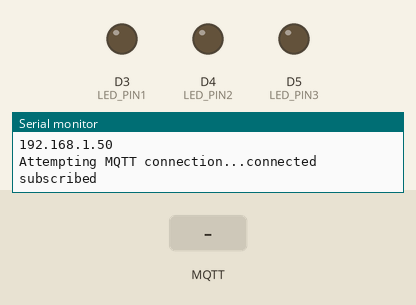
Bench run of a sketch on a simulated ESP8266 (NodeMCU). On the bench: output pins drawn as LEDs (lit = HIGH), the last lines printed to the serial monitor. Inputs (shaded band) come from the test bench. WiFi joins after 1.5 s; servers stay silent unless stated; no MQTT or app messages arrive unless stated.

Above: at 2.7 s.
2.8 s: MQTT message "1" arrives on the first subscribed topic
At 3.7 s:
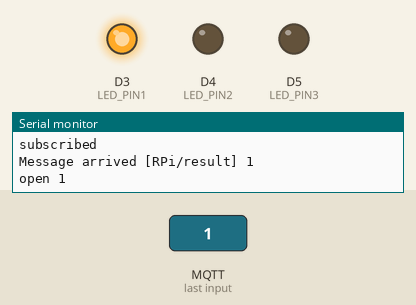
Timing chart, 0 to 12.3 s (numbered marks = the images above; inputs shaded):
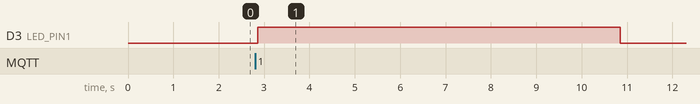

The sketch:

led_re.ino
```cpp
#include <ESP8266WiFi.h>
#include <PubSubClient.h>
#include <Wire.h>
#include <EEPROM.h>
#include <Adafruit_INA219.h>
#include <SoftwareSerial.h>
#include <SPI.h>

#define LED_PIN1 D3
#define LED_PIN2 D4
#define LED_PIN3 D5


//const char *ssid = "SK_WiFiGIGA9A48";  // 와이파이 이름
//const char *pass = "1903003177";      // 와이파이 비밀번호
const char *ssid = "Campus7_Room3_2.4";  // 와이파이 이름
const char *pass = "12345678";      // 와이파이 비밀번호
const char *mqtt_server = "192.168.0.103"; // 라즈베리파이 서버 주소
// MQTT용 WiFi 클라이언트 객체 초기화
char message[50];
String payload = "";

WiFiClient espClient;
PubSubClient client(espClient);


void mqtt_init() {
    client.setServer(mqtt_server, 1883);
    // subscriber인경우 메시지 수신시 호출할 콜백 함수 등록
   client.setCallback(callback);
}

void callback(char* topic, byte* payload, unsigned int length) {
 Serial.print("Message arrived [");
 Serial.print(topic);
 Serial.print("] ");
 for (int i=0;i<length;i++) {
  char receivedChar = (char)payload[i];
  Serial.println(receivedChar);

  if (receivedChar == '1')
  {
    Serial.print("open 1");
    digitalWrite(LED_PIN1, HIGH);
    delay(8000);
    digitalWrite(LED_PIN1,LOW);
    delay(100);
  }
  else if(receivedChar == '2'){
    Serial.print("open 2");
    digitalWrite(LED_PIN2, HIGH);
    delay(8000);
    digitalWrite(LED_PIN2,LOW);
    delay(100);
    }
    else if(receivedChar == '3'){
    Serial.print("open 3");
    digitalWrite(LED_PIN3, HIGH);
    delay(8000);
    digitalWrite(LED_PIN3,LOW);
    delay(100);
    }
    }
  Serial.println();
}


// MQTT 서버에 접속될 때까지 재접속 시도
void reconnect() {
    while (!client.connected()) {
        Serial.print("Attempting MQTT connection...");
        if (client.connect("jjongahriri")) {  // 클라이언트아이드는 보통 시리얼 넘버로
            Serial.println("connected");
            // subscriber로 등록
            client.subscribe("RPi/result"); // 연결이 됐으면 구독신청, 구독자 되는 방법
            delay(100);
            Serial.println("subscribed");
        } else { // 연결 안 되면 아무것도 안 한다
            Serial.print("failed, rc=");
            Serial.print(client.state()); // 실패 이유
            Serial.println(" try again in 5 seconds");
            delay(5000);
        }
    }
}


void setup() {
//  ESP.wdtDisa                                                                                                                                      ble();
  Serial.begin(115200);


  pinMode(LED_PIN1, OUTPUT);
  digitalWrite(LED_PIN1, LOW);
    pinMode(LED_PIN2, OUTPUT);
  digitalWrite(LED_PIN2, LOW);
    pinMode(LED_PIN3, OUTPUT);
  digitalWrite(LED_PIN3, LOW);

  WiFi.mode(WIFI_STA);

  WiFi.begin(ssid, pass);

  while (WiFi.status() != WL_CONNECTED) {
    delay(500);
    Serial.print(".");
  }
  Serial.println("");


  Serial.println("WiFi connected");
  Serial.println("IP address: ");
  Serial.println(WiFi.localIP());
   // wifi.init(ssid, password);

    mqtt_init();
    SPI.begin();                  // SPI 초기화  (SPI : 하나의 마스터와 다수의 SLAVE(종속적인 역활)간의 통신 방식)

}


void loop() {

    if (!client.connected()) { // MQTT연결이 안 되어 있으면 재연결
        reconnect();
    }

    client.loop();
    delay(100);

}
```

Measured:
- after the input at 2.8 s, D3 (LED_PIN1): LOW → HIGH after 0.06 s, → LOW 8.0 s later
